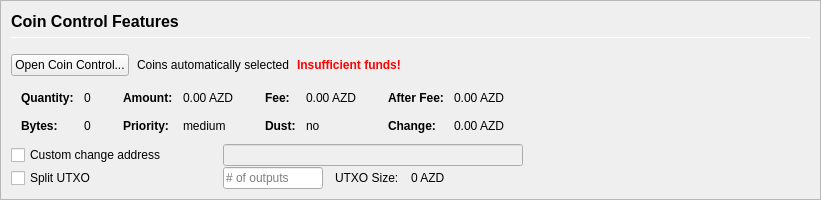
         <widget class="QFrame" name="frameCoinControl">
          <property name="sizePolicy">
           <sizepolicy hsizetype="Expanding" vsizetype="Expanding">
            <horstretch>0</horstretch>
            <verstretch>0</verstretch>
           </sizepolicy>
          </property>
          <property name="maximumSize">
           <size>
            <width>16777215</width>
            <height>16777215</height>
           </size>
          </property>
          <property name="frameShape">
           <enum>QFrame::StyledPanel</enum>
          </property>
          <property name="frameShadow">
           <enum>QFrame::Sunken</enum>
          </property>
          <layout class="QVBoxLayout" name="verticalLayoutCoinControl2">
           <property name="spacing">
            <number>0</number>
           </property>
           <property name="leftMargin">
            <number>0</number>
           </property>
           <property name="topMargin">
            <number>0</number>
           </property>
           <property name="rightMargin">
            <number>0</number>
           </property>
           <property name="bottomMargin">
            <number>0</number>
           </property>
           <item>
            <widget class="QFrame" name="frameCoinControl_BG">
             <layout class="QVBoxLayout" name="verticalLayoutCoinControl" stretch="0,0,0,0,0,0">
              <property name="spacing">
               <number>1</number>
              </property>
              <property name="leftMargin">
               <number>10</number>
              </property>
              <property name="topMargin">
               <number>10</number>
              </property>
              <item>
               <layout class="QHBoxLayout" name="horizontalLayoutCoinControl1">
                <property name="bottomMargin">
                 <number>15</number>
                </property>
                <item>
                 <layout class="QVBoxLayout" name="verticalLayout_3">
                  <property name="spacing">
                   <number>6</number>
                  </property>
                  <item>
                   <widget class="QLabel" name="labelCoinControlFeatures">
                    <property name="sizePolicy">
                     <sizepolicy hsizetype="Preferred" vsizetype="Maximum">
                      <horstretch>0</horstretch>
                      <verstretch>0</verstretch>
                     </sizepolicy>
                    </property>
                    <property name="minimumSize">
                     <size>
                      <width>0</width>
                      <height>20</height>
                     </size>
                    </property>
                    <property name="font">
                     <font>
                      <pointsize>12</pointsize>
                      <weight>75</weight>
                      <bold>true</bold>
                     </font>
                    </property>
                    <property name="styleSheet">
                     <string notr="true">font-weight:bold;</string>
                    </property>
                    <property name="text">
                     <string>Coin Control Features</string>
                    </property>
                   </widget>
                  </item>
                  <item>
                   <widget class="Line" name="line">
                    <property name="minimumSize">
                     <size>
                      <width>0</width>
                      <height>1</height>
                     </size>
                    </property>
                    <property name="maximumSize">
                     <size>
                      <width>16777215</width>
                      <height>1</height>
                     </size>
                    </property>
                    <property name="orientation">
                     <enum>Qt::Horizontal</enum>
                    </property>
                   </widget>
                  </item>
                 </layout>
                </item>
               </layout>
              </item>
              <item>
               <layout class="QHBoxLayout" name="horizontalLayoutCoinControl2" stretch="0,0,0,0">
                <property name="spacing">
                 <number>8</number>
                </property>
                <property name="bottomMargin">
                 <number>10</number>
                </property>
                <item>
                 <widget class="QPushButton" name="pushButtonCoinControl">
                  <property name="styleSheet">
                   <string notr="true"/>
                  </property>
                  <property name="text">
                   <string>Open Coin Control...</string>
                  </property>
                  <property name="autoDefault">
                   <bool>false</bool>
                  </property>
                 </widget>
                </item>
                <item>
                 <widget class="QLabel" name="labelCoinControlAutomaticallySelected">
                  <property name="text">
                   <string>Coins automatically selected</string>
                  </property>
                  <property name="margin">
                   <number>5</number>
                  </property>
                 </widget>
                </item>
                <item>
                 <widget class="QLabel" name="labelCoinControlInsuffFunds">
                  <property name="font">
                   <font>
                    <weight>75</weight>
                    <bold>true</bold>
                   </font>
                  </property>
                  <property name="styleSheet">
                   <string notr="true">color:red;font-weight:bold;</string>
                  </property>
                  <property name="text">
                   <string>Insufficient funds!</string>
                  </property>
                  <property name="margin">
                   <number>5</number>
                  </property>
                 </widget>
                </item>
                <item>
                 <spacer name="horizontalSpacerCoinControl">
                  <property name="orientation">
                   <enum>Qt::Horizontal</enum>
                  </property>
                  <property name="sizeHint" stdset="0">
                   <size>
                    <width>40</width>
                    <height>1</height>
                   </size>
                  </property>
                 </spacer>
                </item>
               </layout>
              </item>
              <item>
               <widget class="QWidget" name="widgetCoinControl" native="true">
                <property name="sizePolicy">
                 <sizepolicy hsizetype="Preferred" vsizetype="Preferred">
                  <horstretch>0</horstretch>
                  <verstretch>0</verstretch>
                 </sizepolicy>
                </property>
                <property name="minimumSize">
                 <size>
                  <width>0</width>
                  <height>0</height>
                 </size>
                </property>
                <property name="styleSheet">
                 <string notr="true"/>
                </property>
                <layout class="QHBoxLayout" name="horizontalLayoutCoinControl5">
                 <property name="leftMargin">
                  <number>0</number>
                 </property>
                 <property name="topMargin">
                  <number>0</number>
                 </property>
                 <property name="rightMargin">
                  <number>0</number>
                 </property>
                 <property name="bottomMargin">
                  <number>0</number>
                 </property>
                 <item>
                  <layout class="QHBoxLayout" name="horizontalLayoutCoinControl3" stretch="0,0,0,1">
                   <property name="spacing">
                    <number>20</number>
                   </property>
                   <property name="topMargin">
                    <number>0</number>
                   </property>
                   <property name="bottomMargin">
                    <number>10</number>
                   </property>
                   <item>
                    <layout class="QFormLayout" name="formLayoutCoinControl1">
                     <property name="horizontalSpacing">
                      <number>10</number>
                     </property>
                     <property name="verticalSpacing">
                      <number>14</number>
                     </property>
                     <property name="leftMargin">
                      <number>10</number>
                     </property>
                     <property name="topMargin">
                      <number>4</number>
                     </property>
                     <property name="rightMargin">
                      <number>6</number>
                     </property>
                     <item row="0" column="0">
                      <widget class="QLabel" name="labelCoinControlQuantityText">
                       <property name="font">
                        <font>
                         <weight>75</weight>
                         <bold>true</bold>
                        </font>
                       </property>
                       <property name="text">
                        <string>Quantity:</string>
                       </property>
                       <property name="margin">
                        <number>0</number>
                       </property>
                      </widget>
                     </item>
                     <item row="0" column="1">
                      <widget class="QLabel" name="labelCoinControlQuantity">
                       <property name="cursor">
                        <cursorShape>IBeamCursor</cursorShape>
                       </property>
                       <property name="contextMenuPolicy">
                        <enum>Qt::ActionsContextMenu</enum>
                       </property>
                       <property name="text">
                        <string notr="true">0</string>
                       </property>
                       <property name="margin">
                        <number>0</number>
                       </property>
                       <property name="textInteractionFlags">
                        <set>Qt::LinksAccessibleByMouse|Qt::TextSelectableByKeyboard|Qt::TextSelectableByMouse</set>
                       </property>
                      </widget>
                     </item>
                     <item row="1" column="0">
                      <widget class="QLabel" name="labelCoinControlBytesText">
                       <property name="font">
                        <font>
                         <weight>75</weight>
                         <bold>true</bold>
                        </font>
                       </property>
                       <property name="text">
                        <string>Bytes:</string>
                       </property>
                      </widget>
                     </item>
                     <item row="1" column="1">
                      <widget class="QLabel" name="labelCoinControlBytes">
                       <property name="cursor">
                        <cursorShape>IBeamCursor</cursorShape>
                       </property>
                       <property name="contextMenuPolicy">
                        <enum>Qt::ActionsContextMenu</enum>
                       </property>
                       <property name="text">
                        <string notr="true">0</string>
                       </property>
                       <property name="textInteractionFlags">
                        <set>Qt::LinksAccessibleByMouse|Qt::TextSelectableByKeyboard|Qt::TextSelectableByMouse</set>
                       </property>
                      </widget>
                     </item>
                    </layout>
                   </item>
                   <item>
                    <layout class="QFormLayout" name="formLayoutCoinControl2">
                     <property name="horizontalSpacing">
                      <number>10</number>
                     </property>
                     <property name="verticalSpacing">
                      <number>14</number>
                     </property>
                     <property name="leftMargin">
                      <number>6</number>
                     </property>
                     <property name="topMargin">
                      <number>4</number>
                     </property>
                     <property name="rightMargin">
                      <number>6</number>
                     </property>
                     <item row="0" column="0">
                      <widget class="QLabel" name="labelCoinControlAmountText">
                       <property name="font">
                        <font>
                         <weight>75</weight>
                         <bold>true</bold>
                        </font>
                       </property>
                       <property name="text">
                        <string>Amount:</string>
                       </property>
                       <property name="margin">
                        <number>0</number>
                       </property>
                      </widget>
                     </item>
                     <item row="0" column="1">
                      <widget class="QLabel" name="labelCoinControlAmount">
                       <property name="cursor">
                        <cursorShape>IBeamCursor</cursorShape>
                       </property>
                       <property name="contextMenuPolicy">
                        <enum>Qt::ActionsContextMenu</enum>
                       </property>
                       <property name="text">
                        <string notr="true">0.00 AZD</string>
                       </property>
                       <property name="textInteractionFlags">
                        <set>Qt::LinksAccessibleByMouse|Qt::TextSelectableByKeyboard|Qt::TextSelectableByMouse</set>
                       </property>
                      </widget>
                     </item>
                     <item row="1" column="0">
                      <widget class="QLabel" name="labelCoinControlPriorityText">
                       <property name="font">
                        <font>
                         <weight>75</weight>
                         <bold>true</bold>
                        </font>
                       </property>
                       <property name="text">
                        <string>Priority:</string>
                       </property>
                      </widget>
                     </item>
                     <item row="1" column="1">
                      <widget class="QLabel" name="labelCoinControlPriority">
                       <property name="cursor">
                        <cursorShape>IBeamCursor</cursorShape>
                       </property>
                       <property name="contextMenuPolicy">
                        <enum>Qt::ActionsContextMenu</enum>
                       </property>
                       <property name="text">
                        <string>medium</string>
                       </property>
                       <property name="textInteractionFlags">
                        <set>Qt::LinksAccessibleByMouse|Qt::TextSelectableByKeyboard|Qt::TextSelectableByMouse</set>
                       </property>
                      </widget>
                     </item>
                    </layout>
                   </item>
                   <item>
                    <layout class="QFormLayout" name="formLayoutCoinControl3">
                     <property name="horizontalSpacing">
                      <number>10</number>
                     </property>
                     <property name="verticalSpacing">
                      <number>14</number>
                     </property>
                     <property name="leftMargin">
                      <number>6</number>
                     </property>
                     <property name="topMargin">
                      <number>4</number>
                     </property>
                     <property name="rightMargin">
                      <number>6</number>
                     </property>
                     <item row="0" column="0">
                      <widget class="QLabel" name="labelCoinControlFeeText">
                       <property name="font">
                        <font>
                         <weight>75</weight>
                         <bold>true</bold>
                        </font>
                       </property>
                       <property name="text">
                        <string>Fee:</string>
                       </property>
                       <property name="margin">
                        <number>0</number>
                       </property>
                      </widget>
                     </item>
                     <item row="0" column="1">
                      <widget class="QLabel" name="labelCoinControlFee">
                       <property name="cursor">
                        <cursorShape>IBeamCursor</cursorShape>
                       </property>
                       <property name="contextMenuPolicy">
                        <enum>Qt::ActionsContextMenu</enum>
                       </property>
                       <property name="text">
                        <string notr="true">0.00 AZD</string>
                       </property>
                       <property name="textInteractionFlags">
                        <set>Qt::LinksAccessibleByMouse|Qt::TextSelectableByKeyboard|Qt::TextSelectableByMouse</set>
                       </property>
                      </widget>
                     </item>
                     <item row="1" column="0">
                      <widget class="QLabel" name="labelCoinControlLowOutputText">
                       <property name="font">
                        <font>
                         <weight>75</weight>
                         <bold>true</bold>
                        </font>
                       </property>
                       <property name="text">
                        <string>Dust:</string>
                       </property>
                      </widget>
                     </item>
                     <item row="1" column="1">
                      <widget class="QLabel" name="labelCoinControlLowOutput">
                       <property name="cursor">
                        <cursorShape>IBeamCursor</cursorShape>
                       </property>
                       <property name="contextMenuPolicy">
                        <enum>Qt::ActionsContextMenu</enum>
                       </property>
                       <property name="text">
                        <string>no</string>
                       </property>
                       <property name="textInteractionFlags">
                        <set>Qt::LinksAccessibleByMouse|Qt::TextSelectableByKeyboard|Qt::TextSelectableByMouse</set>
                       </property>
                      </widget>
                     </item>
                    </layout>
                   </item>
                   <item>
                    <layout class="QFormLayout" name="formLayoutCoinControl4">
                     <property name="horizontalSpacing">
                      <number>10</number>
                     </property>
                     <property name="verticalSpacing">
                      <number>14</number>
                     </property>
                     <property name="leftMargin">
                      <number>6</number>
                     </property>
                     <property name="topMargin">
                      <number>4</number>
                     </property>
                     <property name="rightMargin">
                      <number>6</number>
                     </property>
                     <item row="0" column="0">
                      <widget class="QLabel" name="labelCoinControlAfterFeeText">
                       <property name="font">
                        <font>
                         <weight>75</weight>
                         <bold>true</bold>
                        </font>
                       </property>
                       <property name="text">
                        <string>After Fee:</string>
                       </property>
                       <property name="margin">
                        <number>0</number>
                       </property>
                      </widget>
                     </item>
                     <item row="0" column="1">
                      <widget class="QLabel" name="labelCoinControlAfterFee">
                       <property name="cursor">
                        <cursorShape>IBeamCursor</cursorShape>
                       </property>
                       <property name="contextMenuPolicy">
                        <enum>Qt::ActionsContextMenu</enum>
                       </property>
                       <property name="text">
                        <string notr="true">0.00 AZD</string>
                       </property>
                       <property name="textInteractionFlags">
                        <set>Qt::LinksAccessibleByMouse|Qt::TextSelectableByKeyboard|Qt::TextSelectableByMouse</set>
                       </property>
                      </widget>
                     </item>
                     <item row="1" column="0">
                      <widget class="QLabel" name="labelCoinControlChangeText">
                       <property name="font">
                        <font>
                         <weight>75</weight>
                         <bold>true</bold>
                        </font>
                       </property>
                       <property name="text">
                        <string>Change:</string>
                       </property>
                      </widget>
                     </item>
                     <item row="1" column="1">
                      <widget class="QLabel" name="labelCoinControlChange">
                       <property name="cursor">
                        <cursorShape>IBeamCursor</cursorShape>
                       </property>
                       <property name="contextMenuPolicy">
                        <enum>Qt::ActionsContextMenu</enum>
                       </property>
                       <property name="text">
                        <string notr="true">0.00 AZD</string>
                       </property>
                       <property name="textInteractionFlags">
                        <set>Qt::LinksAccessibleByMouse|Qt::TextSelectableByKeyboard|Qt::TextSelectableByMouse</set>
                       </property>
                      </widget>
                     </item>
                    </layout>
                   </item>
                  </layout>
                 </item>
                </layout>
               </widget>
              </item>
              <item>
               <layout class="QHBoxLayout" name="horizontalLayoutCoinControl4">
                <property name="spacing">
                 <number>12</number>
                </property>
                <property name="sizeConstraint">
                 <enum>QLayout::SetDefaultConstraint</enum>
                </property>
                <property name="topMargin">
                 <number>0</number>
                </property>
                <property name="rightMargin">
                 <number>0</number>
                </property>
                <item>
                 <widget class="QCheckBox" name="checkBoxCoinControlChange">
                  <property name="sizePolicy">
                   <sizepolicy hsizetype="Preferred" vsizetype="Preferred">
                    <horstretch>0</horstretch>
                    <verstretch>0</verstretch>
                   </sizepolicy>
                  </property>
                  <property name="minimumSize">
                   <size>
                    <width>200</width>
                    <height>0</height>
                   </size>
                  </property>
                  <property name="maximumSize">
                   <size>
                    <width>200</width>
                    <height>16777215</height>
                   </size>
                  </property>
                  <property name="toolTip">
                   <string>If this is activated, but the change address is empty or invalid, change will be sent to a newly generated address.</string>
                  </property>
                  <property name="text">
                   <string>Custom change address</string>
                  </property>
                 </widget>
                </item>
                <item>
                 <widget class="QValidatedLineEdit" name="lineEditCoinControlChange">
                  <property name="enabled">
                   <bool>false</bool>
                  </property>
                  <property name="sizePolicy">
                   <sizepolicy hsizetype="Preferred" vsizetype="Preferred">
                    <horstretch>0</horstretch>
                    <verstretch>0</verstretch>
                   </sizepolicy>
                  </property>
                  <property name="minimumSize">
                   <size>
                    <width>300</width>
                    <height>0</height>
                   </size>
                  </property>
                 </widget>
                </item>
                <item>
                 <widget class="QLabel" name="labelCoinControlChangeLabel">
                  <property name="sizePolicy">
                   <sizepolicy hsizetype="Preferred" vsizetype="Preferred">
                    <horstretch>0</horstretch>
                    <verstretch>0</verstretch>
                   </sizepolicy>
                  </property>
                  <property name="minimumSize">
                   <size>
                    <width>100</width>
                    <height>0</height>
                   </size>
                  </property>
                  <property name="text">
                   <string/>
                  </property>
                  <property name="margin">
                   <number>3</number>
                  </property>
                 </widget>
                </item>
               </layout>
              </item>
              <item>
               <layout class="QHBoxLayout" name="horizontalLayoutCoinControl6">
                <property name="spacing">
                 <number>12</number>
                </property>
                <property name="rightMargin">
                 <number>0</number>
                </property>
                <item>
                 <widget class="QCheckBox" name="splitBlockCheckBox">
                  <property name="sizePolicy">
                   <sizepolicy hsizetype="Preferred" vsizetype="Preferred">
                    <horstretch>0</horstretch>
                    <verstretch>0</verstretch>
                   </sizepolicy>
                  </property>
                  <property name="minimumSize">
                   <size>
                    <width>200</width>
                    <height>0</height>
                   </size>
                  </property>
                  <property name="maximumSize">
                   <size>
                    <width>200</width>
                    <height>16777215</height>
                   </size>
                  </property>
                  <property name="text">
                   <string>Split UTXO</string>
                  </property>
                 </widget>
                </item>
                <item>
                 <widget class="QLineEdit" name="splitBlockLineEdit">
                  <property name="sizePolicy">
                   <sizepolicy hsizetype="Preferred" vsizetype="Preferred">
                    <horstretch>50</horstretch>
                    <verstretch>0</verstretch>
                   </sizepolicy>
                  </property>
                  <property name="minimumSize">
                   <size>
                    <width>100</width>
                    <height>0</height>
                   </size>
                  </property>
                  <property name="maximumSize">
                   <size>
                    <width>100</width>
                    <height>16777215</height>
                   </size>
                  </property>
                  <property name="placeholderText">
                   <string># of outputs</string>
                  </property>
                 </widget>
                </item>
                <item>
                 <widget class="QLabel" name="labelBlockSizeText">
                  <property name="text">
                   <string>UTXO Size:</string>
                  </property>
                 </widget>
                </item>
                <item>
                 <widget class="QLabel" name="labelBlockSize">
                  <property name="text">
                   <string>0 AZD</string>
                  </property>
                 </widget>
                </item>
                <item>
                 <spacer name="horizontalSpacer_7">
                  <property name="orientation">
                   <enum>Qt::Horizontal</enum>
                  </property>
                  <property name="sizeHint" stdset="0">
                   <size>
                    <width>40</width>
                    <height>20</height>
                   </size>
                  </property>
                 </spacer>
                </item>
               </layout>
              </item>
              <item>
               <spacer name="verticalSpacerCoinControl">
                <property name="orientation">
                 <enum>Qt::Vertical</enum>
                </property>
                <property name="sizeHint" stdset="0">
                 <size>
                  <width>800</width>
                  <height>1</height>
                 </size>
                </property>
               </spacer>
              </item>
             </layout>
            </widget>
           </item>
          </layout>
         </widget>
